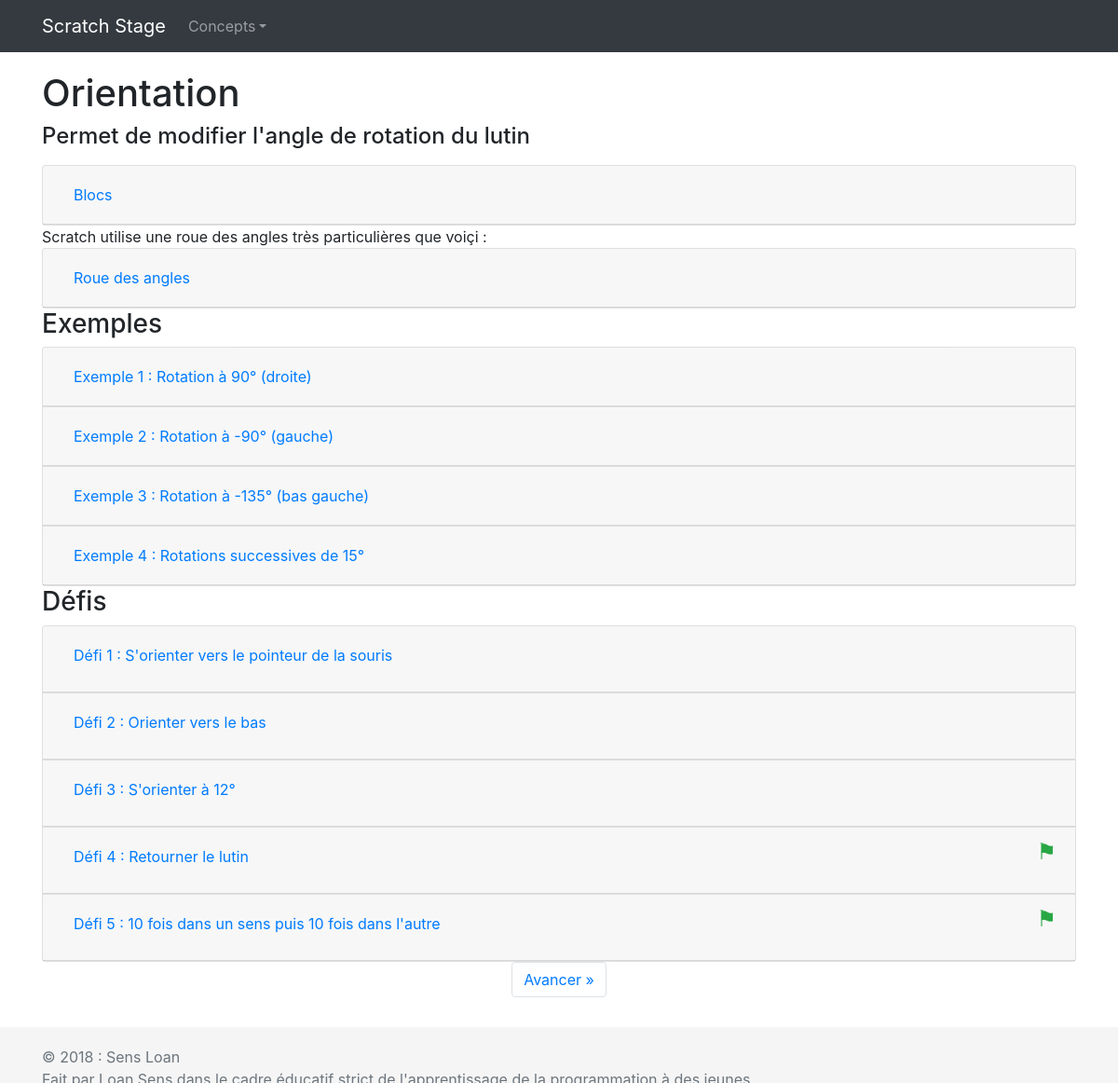
/scratch/concept/Orientation, run on the app's committed database.
### stage_scratch/models.py (models this page shows, shortened)
class Concept(models.Model):
    conceptName = models.CharField(max_length=100, help_text="Titre du concept")
    conceptNumber = models.IntegerField(unique=True, blank=True, null=True, help_text="Numéro du concept (pas grave s'ils ne se suivent pas, ils servent pour donner un ordre logique)")
    conceptPreBlocksDescription = models.TextField(default="", help_text="Description courte avant que les blocs soit données")
    conceptPostBlocksDescription = models.TextField(default="", blank=True, null=True, help_text="Description après que les blocs soit données")

class ScratchBlock(models.Model):
    blockJson = models.TextField(max_length=200, help_text="Voir : https://github.com/scratchblocks/scratchblocks/blob/master/locales/fr.json")
    blockDescription = models.TextField(help_text="Description du bloc")
    relatedConcept = models.ForeignKey(Concept, null=True, blank=True, on_delete=models.SET_NULL, help_text="Concept nécessitant l'utilisation de ce bloc")
    additionalBlocks = models.ManyToManyField(ConceptExercise, blank=True, help_text="Blocs additionnels d'un exercice n'ayant pas encore vu au stade du chapitre courant")
    helpBlocks = models.ManyToManyField(ProjectSpriteObjective, blank=True, help_text="Blocs pour aider à guider lors de la réalisation d'un projet")

class ConceptExample(models.Model):
    exampleName = models.CharField(max_length=100, help_text="Titre de l'exemple")
    exampleConcept = models.ForeignKey(Concept, null=True, on_delete=models.SET_NULL, help_text="Concept auquel est attaché cet exemple")
    exampleNumber = models.IntegerField(default=0, help_text="Numéro de l'exemple (pas grave s'ils ne se suivent pas, ils servent pour donner un ordre logique)")
    exampleBlocks = models.TextField(null=True, help_text="Blocs utilisés pour la réalisation de l'exemple")
    exampleText = models.TextField(help_text="Description de l'exemple")
    exampleOnlineProjectId = models.IntegerField(null=True, help_text="ID utilisé sur le site de scratch pour une démo de l'exemple")

class ConceptExercise(models.Model):
    exerciseName = models.CharField(max_length=100, help_text="Titre de l'exercice")
    exerciseConcept = models.ForeignKey(Concept, null=True, on_delete=models.SET_NULL, help_text="Concept auquel est lié cet exercice")
    exerciseNumber = models.IntegerField(help_text="Numéro de l'exercice (pas grave s'ils ne se suivent pas, ils servent pour donner un ordre logique)")
    exerciseStatement = models.TextField(help_text="enoncé de l'exercice")
    exerciseBest = models.BooleanField(default=False, help_text="Meilleur exercice")
    exerciseOnlineProjectId = models.IntegerField(null=True, blank=True, help_text="ID utilisé sur le site de scratch pour une démo de l'exercice (facultatif)")

### stage_scratch/views.py (the view)
# urls.py: path('concept/<str:concept_name>', views.concept, name='concept'),
def concept(request, concept_name):
    conceptInfo = get_object_or_404(Concept, conceptName=concept_name)
    conceptBlocks = conceptInfo.scratchblock_set.all()
    conceptExamples = conceptInfo.conceptexample_set.all()
    conceptExercises = conceptInfo.conceptexercise_set.all()
    nextConcept = Concept.objects.filter(id__gt=conceptInfo.id).order_by('id')[:1].first()
    lastConcept = Concept.objects.filter(id__lt=conceptInfo.id).order_by('-id')[:1].first()
    nextConceptName = None
    if nextConcept != None:
        nextConceptName = nextConcept.conceptName
    lastConceptName = None
    if lastConcept != None:
        lastConceptName = lastConcept.conceptName
    context = {
        'allConceptName' : getAllconceptsName(),
        'concept' : conceptInfo,
        'conceptBlocks' : conceptBlocks,
        'conceptExamples' : conceptExamples,
        'conceptExercises' : conceptExercises,
        'conceptNext' : nextConceptName,
        'conceptLast' : lastConceptName,
    }
    return render(request, 'concept.html', context)

### stage_scratch/templatetags/extraTags.py (called while the page is built)
@register.filter
def addStr(arg1, arg2):
    return str(arg1) + str(arg2)

@register.filter
def orderQueryBy(value, orderByStr):
    return value.order_by(orderByStr)

def word_replace(replace_dict, s):
    for key, val in replace_dict.items():
        s = s.replace(key, val)
    return s

def indexReplace(BbRegexData, datas):
    ret = BbRegexData
    for i in range(len(datas)):
        ret = ret.replace('\\'+str(i+1), str(datas[i]))
    return ret

@register.filter
def replaceBBCode(value):
    for key, val in bbdata.items():
        p = re.compile(key, re.DOTALL)
        value = p.sub(val, value)
    return value

@register.filter
def scratchBlocks(value):
    return indexReplace(bbdata[BbRegex.scratchBlocks], (value,))

@register.filter
def scratchBlock(value):
    return indexReplace(bbdata[BbRegex.scratchBlock], (value,))

@register.filter
def scratchOnlineProject(value):
    return indexReplace(bbdata[BbRegex.scratchProject], (value,))

@register.simple_tag
def spoil(title, content, visible=True, idTitle=None):
    modSpoil = bbdata[BbRegex.spoil]
    if not visible:
        modSpoil = modSpoil.replace(
            'class="panel-collapse collapse in"',
            'class="panel-collapse collapse"'
        )
    if idTitle is None:
        idTitle = title
    idTitle = word_replace({" ": "_"}, idTitle)
    return indexReplace(modSpoil, (title, idTitle, content))

@register.filter
def createScratchWikiLink(value):
    preUrl = "https://fr.scratch-wiki.info/wiki/"
    postUrl = "_(bloc)"
    toReplace = {" ": "_", "[": "(", "]": ")"}
    value = word_replace(toReplace, value)
    return preUrl+value+postUrl

### stage_scratch/views.py (called while the page is built)
def getAllconceptsName():
    return tuple(Concept.objects.values_list('conceptName', flat=True))

### stage_scratch/templates/concept.html (shortened to what this page needs)
{% extends 'base.html' %}
{% load static %}
{% load extraTags %}
{% block content %}
    <h1> {{ concept.conceptName }} </h1>
    <h4>{{ concept.conceptPreBlocksDescription|replaceBBCode|safe|linebreaks }}</h4>
    {% autoescape off %}
        {% spoil "Blocs" conceptBlocks|createBlocksTable|linebreaks %}
    {% endautoescape %}
    {{ concept.conceptPostBlocksDescription|replaceBBCode|safe }}
    <h3> Exemples </h3>
    <div class="accordion" id="accordionExamples">
        {% for example in conceptExamples %}
            <div class="card">
                <div class="card-header" data-toggle="collapse" data-target="#collapseExample{{ forloop.counter }}">
                    <h6 class="mb-0">
                        <button class="btn btn-link" type="button">
                            Exemple {{ forloop.counter }} : {{ example.exampleName}}
                        </button >
                    </h6>
                </div>
            </div>
        {% endfor %}
    </div>
    <h3>Défis</h3>
    <div class="accordion" id="accordionExercises">
        {% for exercise in conceptExercises %}
            <div class="card">
                <div class="card-header" data-toggle="collapse" data-target="#collapseExercise{{ forloop.counter }}">
                    <div class="row">
                        <div class="col-md-6">
                            <h6>
                                <button class="btn btn-link" type="button">
                                    Défi {{ forloop.counter }} : {{ exercise.exerciseName}}
                                </button>
                            </h6>
                        </div>
                        <div class="col-md-6">
                            <div class="text-right"> <h4>
                            {% if exercise.exerciseOnlineProjectId %}
                                <p class="text-success" style="display:inline">⚑</p>
                            {% endif %}
                        </h4></div>
                        </div>
                    </div>
                </div>
            </div>
        {% endfor %}
    </div>
    <nav aria-label="NextPreviousConcept">
        <ul class="pagination justify-content-center">
            {% if conceptNext != None %}
                <li class="page-item">
                    <a class="page-link" href="{% url 'concept' conceptNext %}" class="btn btn-primary btn-lg active" role="button" aria-pressed="true">{{ conceptNext }} &raquo;</a>
                </li>
            {% endif %}
        </ul>
    </nav>
{% endblock content %}

### stage_scratch/static/style.css (style rules this page uses)
html { position: relative; min-height: 100%; }
body { margin-bottom: 60px; }

### data on the page
Concept: conceptName "Orientation", conceptPreBlocksDescription "Permet de modifier l'angle de rotation du lutin", id.blockDescription "Blocs", conceptPostBlocksDescription "Scratch utilise une roue des angles très particulières que voiçi : Roue des angles"
ConceptExample: exampleName "Rotation à 90° (droite)"
ConceptExample: exampleName "Rotation à -90° (gauche)"
ConceptExample: exampleName "Rotation à -135° (bas gauche)"
ConceptExample: exampleName "Rotations successives de 15°"
ConceptExercise: exerciseName "S'orienter vers le pointeur de la souris"
ConceptExercise: exerciseName "Orienter vers le bas"
ConceptExercise: exerciseName "S'orienter à 12°"
ConceptExercise: exerciseName "Retourner le lutin"
ConceptExercise: exerciseName "10 fois dans un sens puis 10 fois dans l'autre"
Concept: conceptName "Avancer"
